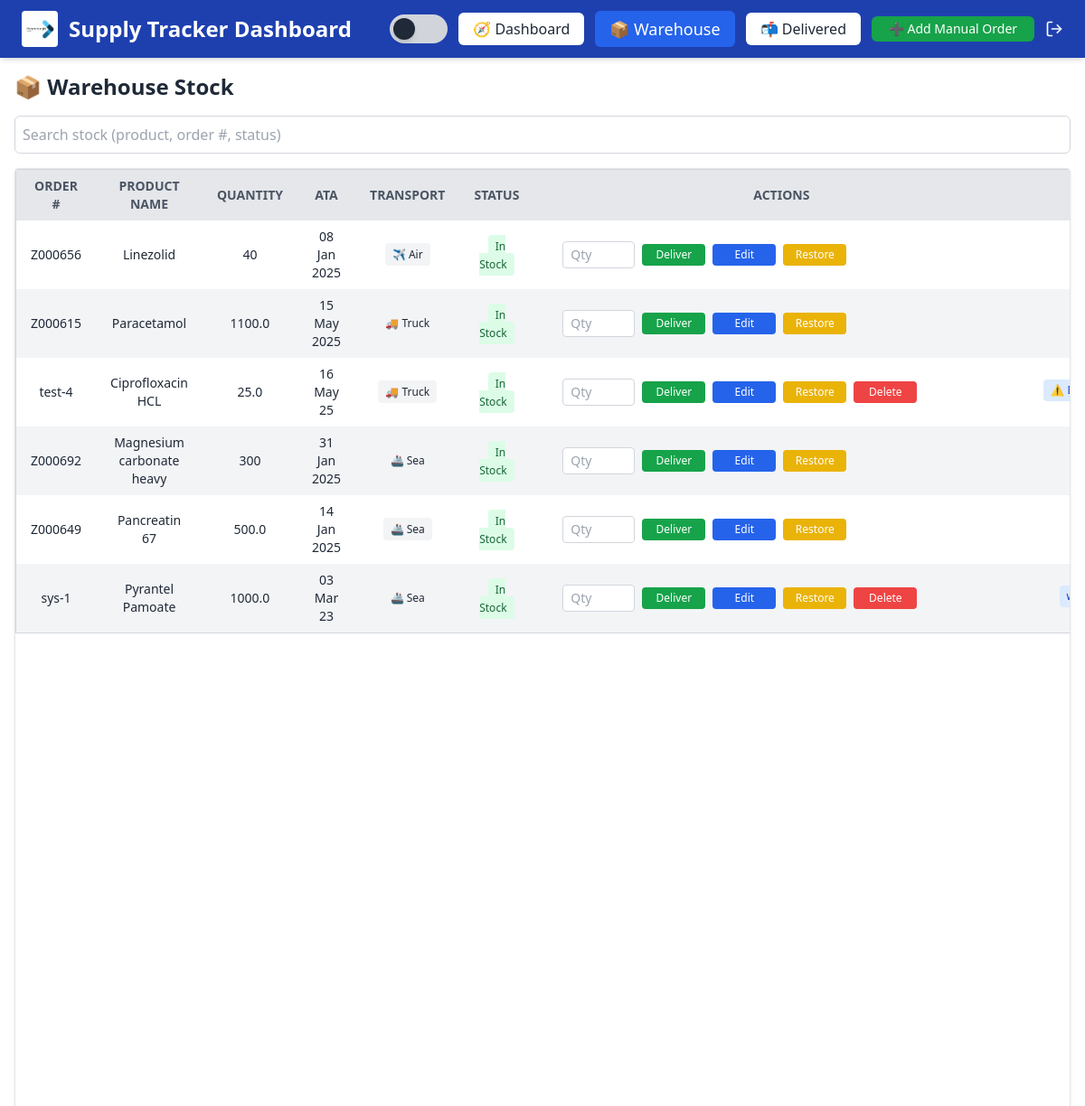
The page /warehouse (signed in) on the database its author committed.
### app/models.py (models this page shows)
class WarehouseStock(db.Model):
    id = db.Column(db.Integer, primary_key=True)
    user_id = db.Column(db.Integer, db.ForeignKey('user.id'), nullable=False)
    order_number = db.Column(db.String(50), nullable=False)
    product_name = db.Column(db.String(100), nullable=False)
    quantity = db.Column(db.String(50), nullable=False)
    ata = db.Column(db.String(10), nullable=True)
    transit_status = db.Column(db.String(20), default='In Stock', nullable=False)
    notes = db.Column(db.String(120))        # optional manual tag or comments
    transport = db.Column(db.String(20))
    is_manual = db.Column(db.Boolean, default=False)     # 'sea', 'air', or 'truck'

### app/routes.py (the view)
@main.route('/warehouse')
@login_required
def warehouse():
    from .models import WarehouseStock
    warehouse_items = WarehouseStock.query.filter_by(user_id=current_user.id).all()
    return render_template('warehouse.html', warehouse_items=warehouse_items)

### app/routes.py (called while the page is built)
@main.app_context_processor
def inject_globals():
    return dict(current_user=current_user, current_path=request.path)

### app/templates/warehouse.html (shortened to what this page needs)
<!DOCTYPE html>
<html lang="en">
<head>
    <script src="https://cdn.tailwindcss.com"></script>
</head>
<body class="flex flex-col h-screen bg-white text-gray-800 dark:bg-gray-900 dark:text-gray-100">
    {% include '_navbar.html' %}
    <main class="flex-grow overflow-y-auto p-4">
        <h2 class="text-2xl font-bold mb-4">📦 Warehouse Stock</h2>
        <div class="mb-4">
            <input type="text" id="search-warehouse" placeholder="Search stock (product, order #, status)" class="w-full p-2 rounded-md border border-gray-300 focus:outline-none focus:ring-2 focus:ring-blue-400
                    bg-white dark:bg-gray-800 dark:border-gray-600 dark:text-gray-200">
        </div>
        <div class="orders-table-container overflow-auto h-full border rounded shadow w-full">
            <table id="warehouse-table"
                class="w-full table-auto bg-white dark:bg-gray-900 border border-gray-300 dark:border-gray-700 text-sm">
                <thead class="sticky top-0 z-10 bg-gray-200 dark:bg-gray-800">
                    <tr
                        class="bg-gray-200 dark:bg-gray-700 text-center text-xs sm:text-sm text-gray-600 dark:text-gray-300 uppercase">
                        <th class="px-4 py-2 cursor-pointer" data-sort="order_number">Order # </th>
                        <th class="px-4 py-2 cursor-pointer" data-sort="product_name">Product Name </th>
                        <th class="px-4 py-2 cursor-pointer" data-sort="quantity">Quantity </th>
                        <th class="px-4 py-2 cursor-pointer" data-sort="ata">ATA
                        </th>
                        <th class="px-4 py-2 cursor-pointer" data-sort="transport">Transport </th>
                        <th class="px-4 py-2">Status</th>
                        <th class="px-4 py-2">Actions</th>
                        <th class="px-4 py-2">Notes</th>
                    </tr>
                </thead>
                <tbody>
                    {% for item in warehouse_items %}
                    <tr
                        class="text-center even:bg-gray-100 dark:even:bg-gray-800 hover:bg-blue-50 dark:hover:bg-gray-700">
                        <td class="px-4 py-2">{{ item.order_number }}</td>
                        <td class="px-4 py-2">{{ item.product_name }}</td>
                        <td class="px-4 py-2">{{ item.quantity }}</td>
                        <td class="px-4 py-2">{{ item.ata | format_date if item.ata else '—' }}</td>
                        <td class="px-4 py-2 text-xs">
                            {% if item.transport == 'air' %}
                            <span class="bg-gray-100 text-gray-800 px-2 py-1 rounded">✈️ Air</span>
                            {% elif item.transport == 'sea' %}
                            <span class="bg-gray-100 text-gray-800 px-2 py-1 rounded">🚢 Sea</span>
                            {% elif item.transport == 'truck' %}
                            <span class="bg-gray-100 text-gray-800 px-2 py-1 rounded">🚚 Truck</span>
                            {% else %}
                            —
                            {% endif %}
                        </td>
                        <td class="px-4 py-2"><span class="bg-green-100 text-green-800 text-xs px-2 py-1 rounded">In
                                Stock</span>
                        </td>
                        <td class="px-4 py-2">
                            <div class="flex justify-end">
                                <div class="flex items-center gap-2 min-w-[500px] ml-4">
                                    <form method="POST" action="{{ url_for('main.deliver_partial', item_id=item.id) }}"
                                        class="flex items-center gap-2">
                                        <input type="number" name="quantity" min="1" max="{{ item.quantity }}"
                                            placeholder="Qty"
                                            class="w-20 px-2 py-1 rounded text-sm bg-white text-black dark:bg-gray-800 dark:text-white border border-gray-300 dark:border-gray-600 focus:outline-none focus:ring-2 focus:ring-blue-500"
                                            required>
                                        <button type="submit"
                                            class="bg-green-600 hover:bg-green-700 text-white px-3 py-1 text-xs rounded min-w-[70px]">Deliver</button>
                                    </form>
                                    <a href="{{ url_for('main.edit_warehouse', item_id=item.id) }}"
                                        class="bg-blue-600 hover:bg-blue-700 text-white px-3 py-1 text-xs rounded min-w-[70px] text-center">Edit</a>
                                    <form method="POST"
                                        action="{{ url_for('main.restore_to_dashboard', item_id=item.id) }}"
                                        class="inline">
                                        <button type="submit"
                                            class="bg-yellow-500 hover:bg-yellow-600 text-white px-3 py-1 text-xs rounded min-w-[70px]">Restore</button>
                                    </form>
                                    {% if item.is_manual %}
                                    <form method="POST" action="{{ url_for('main.delete_warehouse', item_id=item.id) }}"
                                        class="inline delete-form">
                                        <button type="submit"
                                            class="bg-red-500 hover:bg-red-600 text-white px-3 py-1 text-xs rounded min-w-[70px]">Delete</button>
                                    </form>
                                    {% endif %}
                                </div>
                            </div>
                        </td>
                        <td class="px-4 py-2">
                            {% if item.notes %}
                            <span title="{{ item.notes }}"
                                class="bg-blue-100 text-blue-800 text-xs px-2 py-1 rounded whitespace-nowrap max-w-[150px] overflow-hidden text-ellipsis inline-block">
                                {{ item.notes[:30] }}{% if item.notes|length > 30 %}...{% endif %}
                            </span>
                            {% else %}
                            —
                            {% endif %}
                        </td>
                    </tr>
                    {% endfor %}
                </tbody>
            </table>
        </div>
    </main>
</body>
</html>

### rows shown on the page
WarehouseStock: order_number "Z000656", product_name "Linezolid", quantity "40", ata "08 Jan 2025", transport "✈️ Air"
WarehouseStock: order_number "Z000615", product_name "Paracetamol", quantity "1100.0", ata "15 May 2025", transport "🚚 Truck"
WarehouseStock: order_number "test-4", product_name "Ciprofloxacin HCL", quantity "25.0", ata "16 May 25", transport "🚚 Truck", notes "⚠ Delivery issues rep…"
WarehouseStock: order_number "Z000692", product_name "Magnesium carbonate heavy", quantity "300", ata "31 Jan 2025", transport "🚢 Sea"
WarehouseStock: order_number "Z000649", product_name "Pancreatin 67", quantity "500.0", ata "14 Jan 2025", transport "🚢 Sea"
WarehouseStock: order_number "sys-1", product_name "Pyrantel Pamoate", quantity "1000.0", ata "03 Mar 23", transport "🚢 Sea"
